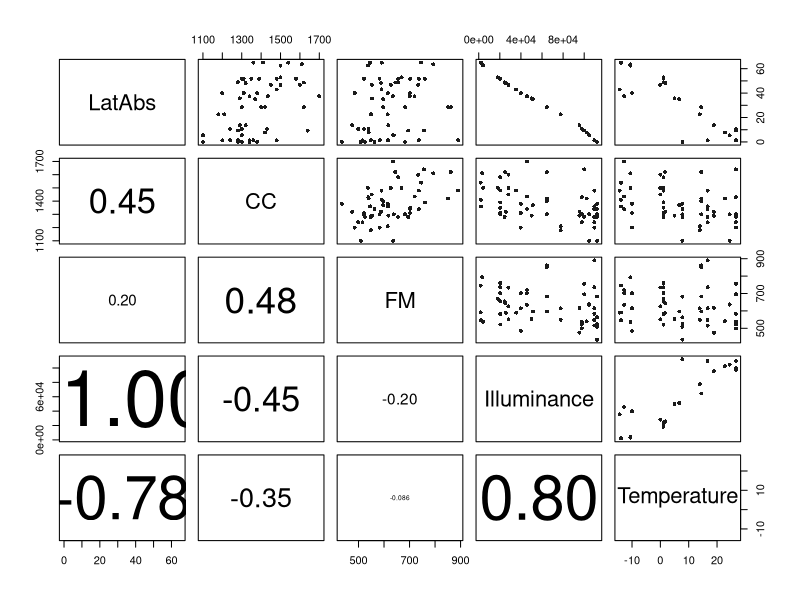

Write the R code that produced this figure.
setwd("//media//kswada//MyFiles//R//hvs")

packages <- c("dplyr", "lattice")
purrr::walk(packages, library, character.only = TRUE, warn.conflicts = FALSE)



# ------------------------------------------------------------------------------
# data:  HVS
# ------------------------------------------------------------------------------
HVS <- read.table(file = "HVS.txt", header = TRUE, dec=".")


str(HVS)

names(HVS)


# ----------
# The variable names are long, we will rename some of them
# We also define categorical variables as factors, to avoid mistakes.
HVS$OrbitalV    <- HVS$MeanOrbitalVolume
HVS$fPopulation <- factor(HVS$Population)
HVS$LatAbs      <- HVS$AbsoluteLatitude
HVS$CC          <- HVS$CranialCapacity
HVS$FM          <- HVS$FMarea_intercondyle
HVS$Illuminance <- HVS$Minimum_Illuminance
HVS$Temperature <- HVS$Minimum_Temperature_celsius
HVS$fGender     <- factor(HVS$Gender)



# ------------------------------------------------------------------------------
# Missing values
# ------------------------------------------------------------------------------

# There is one missing value
colSums(is.na(HVS))


# we remove it
# The function na.exvlude removes all rows that contain a missing value.
HVS2 <- na.exclude(HVS)



# ------------------------------------------------------------------------------
# Assess collineartity among continuous variables:  multi-panel scatterplots
# ------------------------------------------------------------------------------

Mypairs <- function(Z) {
  MyVarx <- colnames(Z)
  pairs(Z, labels = MyVarx,
        cex.labels =  2,
        lower.panel = function(x, y, digits=2, prefix="", cex.cor = 7) {
          panel.cor(x, y, digits, prefix, cex.cor)}, 
        upper.panel =  function(x, y) points(x, y, 
                                             pch = 16, cex = 0.8, 
                                             col = gray(0.1)))
  #print(P)
}


panel.cor <- function(x, y, digits=1, prefix="", cex.cor = 6)
{
  usr <- par("usr"); on.exit(par(usr))
  par(usr = c(0, 1, 0, 1))
  r1=cor(x,y,use="pairwise.complete.obs")
  r <- abs(cor(x, y,use="pairwise.complete.obs"))
  txt <- format(c(r1, 0.123456789), digits=digits)[1]
  txt <- paste(prefix, txt, sep="")
  if(missing(cex.cor)) { cex <- 0.9/strwidth(txt) } else {
    cex = cex.cor}
  text(0.5, 0.5, txt, cex = cex * r)
}

MyVar <- c("LatAbs", "CC", "FM", "Illuminance", "Temperature")

Mypairs(HVS2[, MyVar])


# -->
# Note that there is serious collinearity between absolute lattitude and illuminance, illuminance and temperature, and absolute latitide and temperature.
